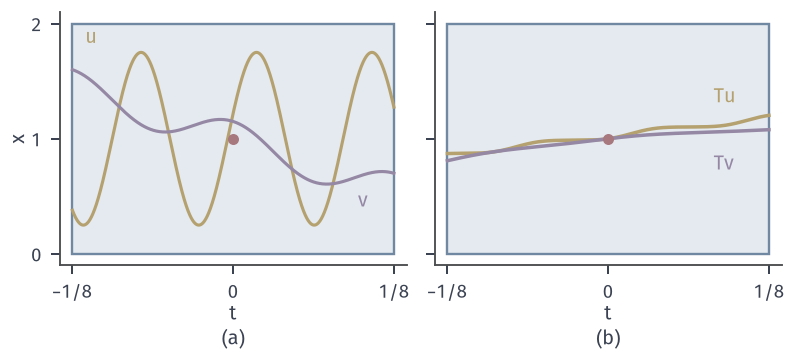

This chart was generated by the following Python code:
from pathlib import Path
import sys
sys.path.insert(0,str(Path(__file__).resolve().parents[1]/"odeex-common"))
from odeex_common import *
HERE=Path(__file__).resolve().parent

# Two curves u,v in the tube and their images Tu,Tv for x'=x^2, delta=1/8.
fig,axes=figure(width_mm=112,height_mm=50,ncols=2,sharey=True)
panel(fig,.075,.985,.965,.25,.08)
t=np.linspace(-.125,.125,4001); dt=t[1]-t[0]; i0=2000
u=1+.75*np.sin(70*t+.3); v=1+.15*np.cos(50*t)-.45*t/.125
def T(w):
    g=w**2; C=np.concatenate(([0],np.cumsum((g[1:]+g[:-1])/2*dt)));  return 1+C-C[i0]
Tu,Tv=T(u),T(v)
d0=np.max(abs(u-v)); d1=np.max(abs(Tu-Tv))
for ax in axes:
    ax.add_patch(Rectangle((-.125,0),.25,2,fc=BLUE_FILL,ec=BLUE,lw=.95,zorder=1)); ax.set_xlim(-.135,.135); ax.set_ylim(-.1,2.1); ax.set_xticks([-.125,0,.125]); ax.set_xticklabels(['$-1/8$','0','$1/8$']); ax.set_xlabel('$t$',labelpad=1); dot(ax,0,1)
axes[0].plot(t,u,color=YELLOW,lw=1.25,zorder=3); axes[0].plot(t,v,color=PURPLE,lw=1.25,zorder=3)
axes[1].plot(t,Tu,color=YELLOW,lw=1.4,zorder=3); axes[1].plot(t,Tv,color=PURPLE,lw=1.4,zorder=3)
axes[0].set_yticks([0,1,2]); axes[0].set_ylabel('$x$',labelpad=1)
axes[0].text(-.115,1.88,'$u$',color=YELLOW,fontsize=8,ha='left',va='center'); axes[0].text(.097,.46,'$v$',color=PURPLE,fontsize=8,ha='left',va='center')
axes[1].text(.082,1.28,'$\\mathcal{T}u$',color=YELLOW,fontsize=8,ha='left',va='bottom'); axes[1].text(.082,.87,'$\\mathcal{T}v$',color=PURPLE,fontsize=8,ha='left',va='top')
tags(fig,axes)
r=save(fig,HERE,'figure',{'d(u,v)':float(d0),'d(Tu,Tv)':float(d1),'ratio':float(d1/d0)})
print(r['facts'], u.min(),u.max(),v.min(),v.max())
